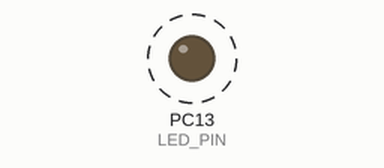
The program below on a simulated STM32 Blue Pill. Shown: output pins drawn as LEDs (lit = HIGH). Dashed ring = blinking.

Above: at 0.5 s.
Timing chart, 0 to 4.6 s (numbered marks = the images above):
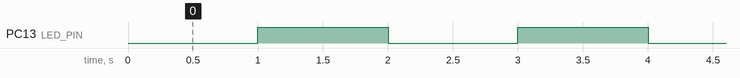

The program:

main.cpp
```cpp
#include "SEGGER_RTT.h"
#include <Arduino.h>

#define LED_PIN PC13

void setup()
{
    pinMode(LED_PIN, OUTPUT);
    SEGGER_RTT_Init(); // Initialize RTT
}

void loop() {
    digitalWrite(LED_PIN, LOW); // Turn ON LED (active low)
    delay(500);

    // Read the pin state
    int pinState = digitalRead(LED_PIN);
    SEGGER_RTT_printf(0, "LED STATE: %d\n", pinState); // Print LED state
    delay(500);

    digitalWrite(LED_PIN, HIGH); // Turn OFF LED (active low)
    delay(500);

    // Read the pin state again
    pinState = digitalRead(LED_PIN);
    SEGGER_RTT_printf(0, "LED STATE: %d\n", pinState); // Print LED state
    delay(500);
}
```

Measured:
- by itself, PC13 (LED_PIN): alternates HIGH for 1.0 s and LOW for 1.0 s
